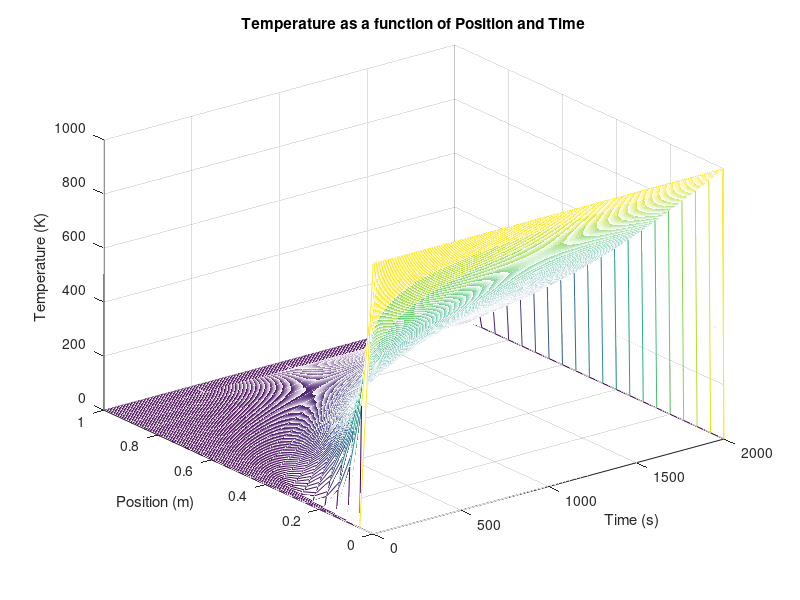

MATLAB code for this plot:
%Conduction of heat along a 1-D Copper Rod. Displays 3D mesh plot showing
%Temperature as a function of time, and position on the rod. 
%By: Russell J Phelan, UMass Amherst 12/4/14 for Computational Physics 281

%i is index along length of rod. j is index of time since heat was allowed
%to start flowing. 
clear all; 

%constants
a = 1.1234*10^(-4); %m^2/s

dt = 10; %in seconds
dx = .05; %in meters
L = 1; %in meters
time = 2000; %in seconds
initTemp = 1000; %in degrees Kelvin

xN = L/dx;
tN = time/dt;

u = zeros(xN+1,tN+1); %will store temperature, position, and time

u(1,1:tN) = initTemp; %sets left end of rod at initial temperature

 for j = 1:tN-1
     
     for i = 2:xN-1
         
     %difference equation
     u(i,j+1) = u(i,j) + dt*a*((u(i+1,j)-2*u(i,j)+u(i-1,j))/(dx^2));
     
     end
 end
 
 ts = 0:dt:time;
 xs = 0:dx:L;
 
 mesh(ts,xs,u);
 zlabel('Temperature (K)');
 xlabel('Time (s)');
 ylabel('Position (m)');
 title('Temperature as a function of Position and Time');
 